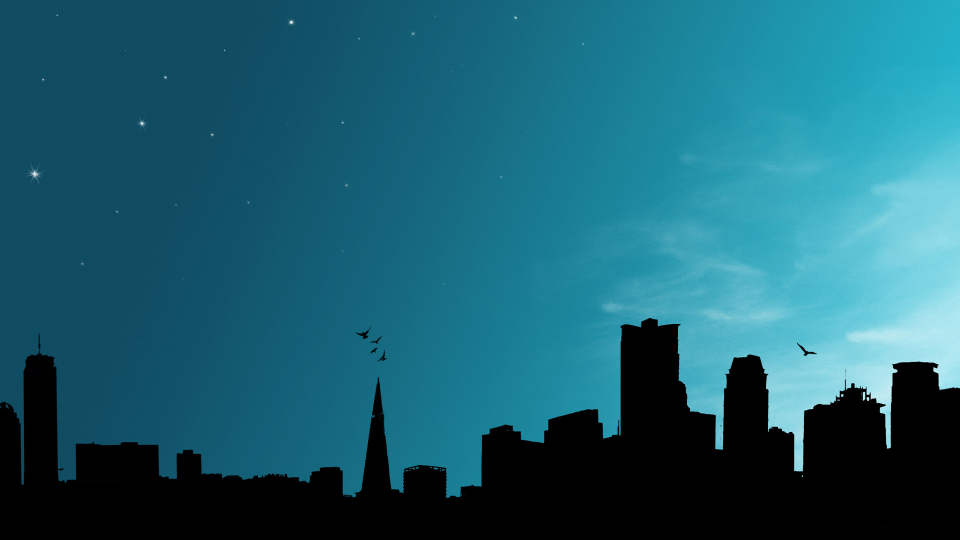
#> input picture 1.jpg, 1920 x 1080 px (shown at 1/2 size)
$ python rag.py
#> lines starting #> are read from the running program, lines starting #| are printed output that depends on the picture
from skimage.future import graph
from skimage import data, segmentation, color, filters, io
from matplotlib import pyplot as plt


# img = data.coffee()
img = io.imread('1.jpg')
#> img is the input picture: shape (1080, 1920, 3); mean R, G, B 27.8, 95.2, 112.3
gimg = color.rgb2gray(img)
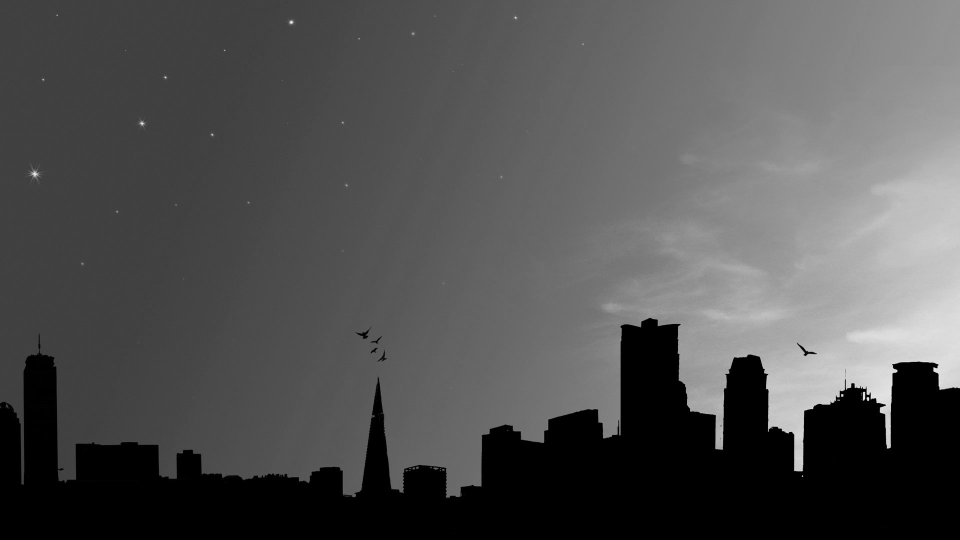
#> gimg: shape (1080, 1920) float64 (shown at 1/2 size); min 0, max 0.98, mean 0.322

labels = segmentation.slic(img, compactness=30, n_segments=400)
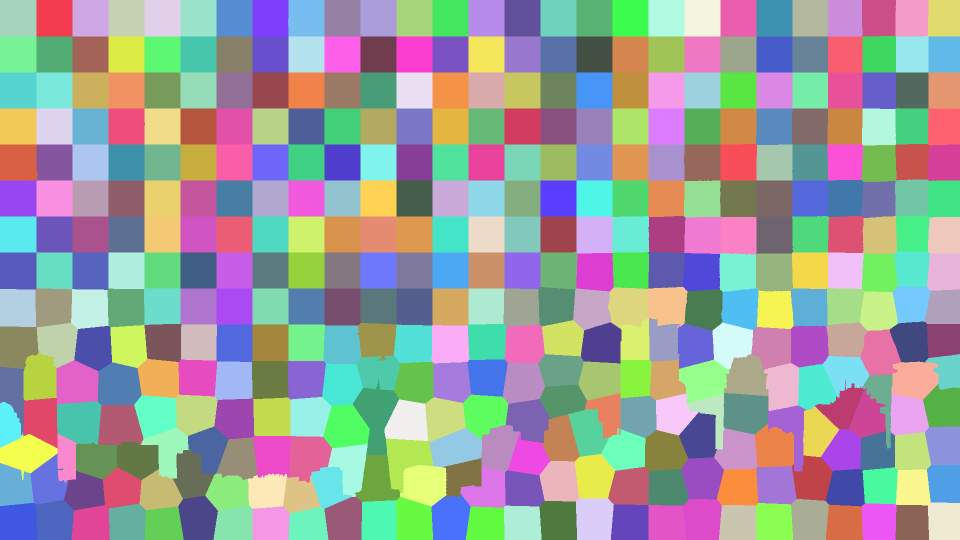
#> labels: shape (1080, 1920) int64 (shown at 1/2 size); 403 distinct labels, from 1 to 403; one colour per label, 0 black
edges = filters.sobel(gimg)
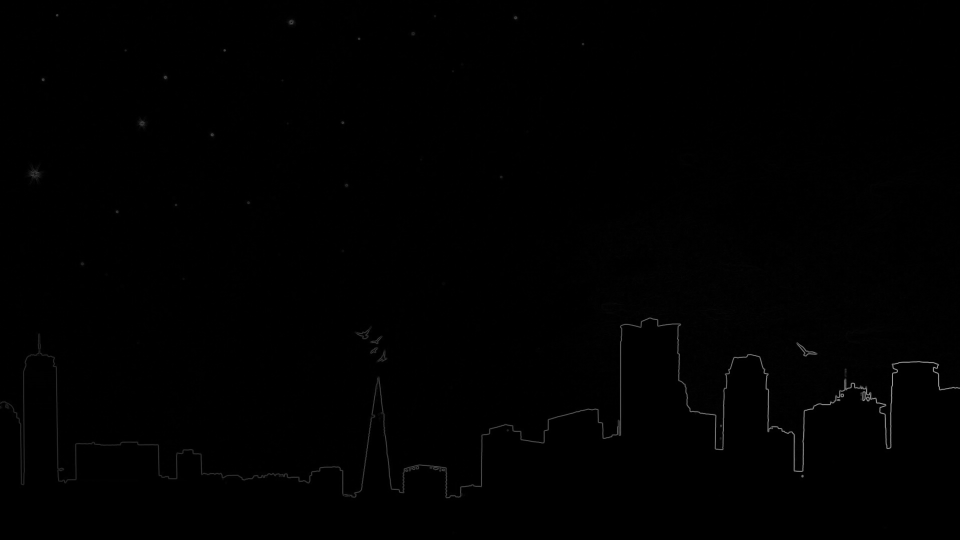
#> edges: shape (1080, 1920) float64 (shown at 1/2 size); min 0, max 0.665, mean 0.00408
edges_rgb = color.gray2rgb(edges)

g = graph.rag_boundary(labels, edges)
lc = graph.show_rag(labels, g, edges_rgb, img_cmap=None, edge_cmap='viridis',
                    edge_width=1.2)

plt.colorbar(lc, fraction=0.03)
io.show()
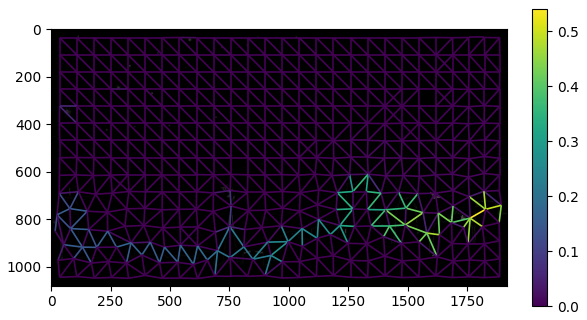
#> figure drawn by matplotlib, 2 panels

$ run again, with 4.jpg copied over 1.jpg
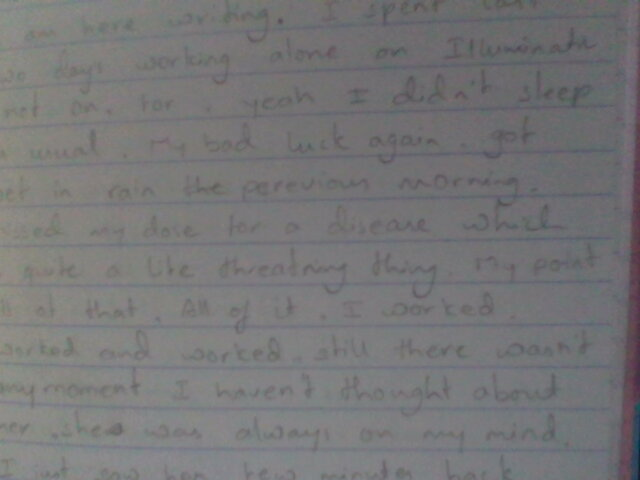
#> input picture 4.jpg, 640 x 480 px
#> img is the input picture: shape (480, 640, 3); mean R, G, B 118.5, 118.1, 119.4
#> `labels = segmentation.slic(img, compactness=30, n_segments=400)`:
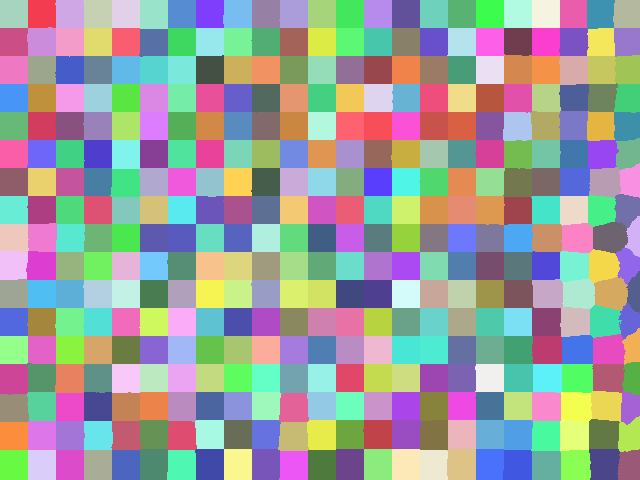
#> labels: shape (480, 640) int64; 391 distinct labels, from 1 to 391; one colour per label, 0 black
#> `io.show()`:
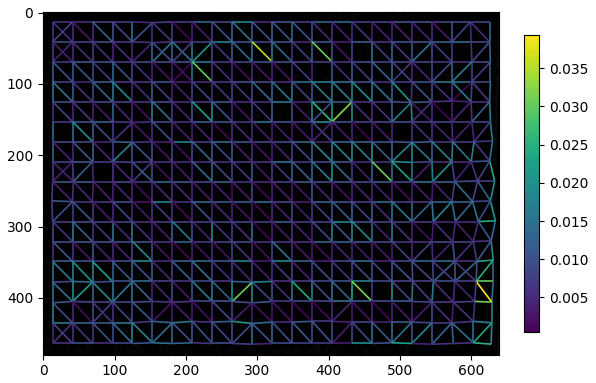
#> figure drawn by matplotlib, 2 panels
